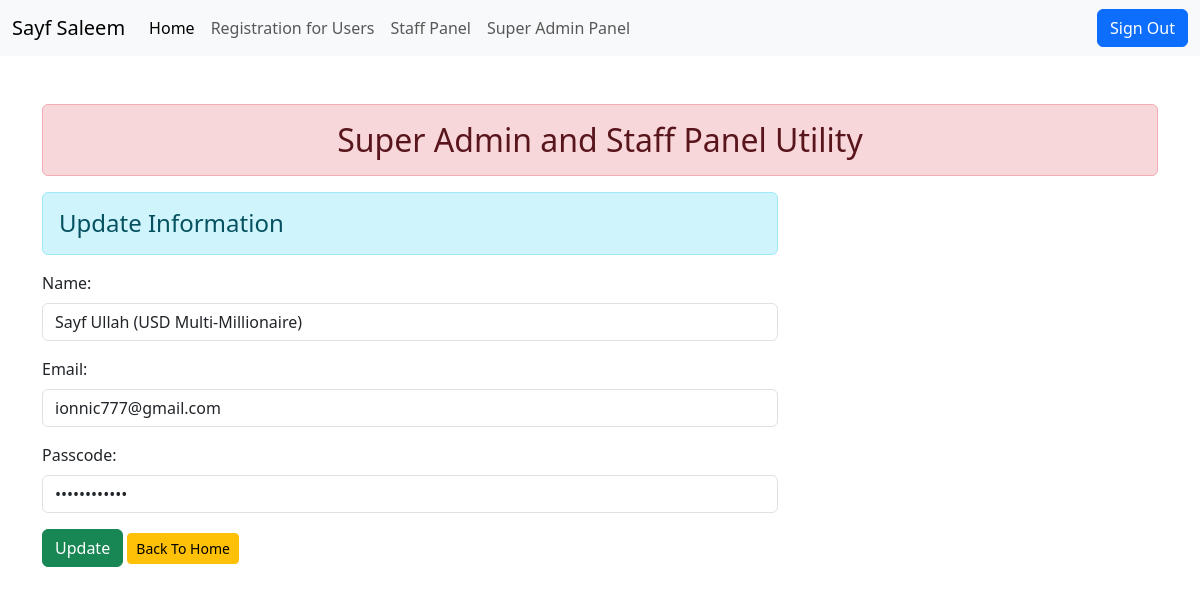
Screenshot of /update/2 (signed in) with the database file from the repository.
### main/models.py (models this page shows)
class UserRegistration(models.Model):
    name = models.CharField(max_length=50)
    email = models.EmailField(max_length=254)
    passcode = models.CharField(max_length=50)

### main/views.py (the view, shortened to what this page needs)
# urls.py: path('update/<int:id>',views.Update.as_view(),name='update'),
class Update(LoginRequiredMixin,View):
    def get(self,request,id):
        pi = UserRegistration.objects.get(pk=id)
        fm = UsersReg(instance=pi)
        return render(request,'update.html',context={'form':fm})

### main/forms.py
class UsersReg(ModelForm):
    class Meta:
        model = UserRegistration
        fields = ['name','email','passcode',]
        widgets = {
            'name': forms.TextInput(attrs={'class': 'form-control'}),
            'email': forms.TextInput(attrs={'class': 'form-control'}),
            'passcode': forms.PasswordInput(attrs={'class': 'form-control'},render_value=True),
        }

### main/templates/update.html
{% extends "base.html" %}
{% block content %}
<div class="row">
    <div class="col-sm-8 offset 2">
        <h4 class="alert alert-info">Update Information</h4>
        <form action="" method="post">{% csrf_token %}
            {{form.as_p}}
            <input type="submit" class="btn btn-success" value="Update">
            <a href="/" class="btn btn-warning btn-sm">Back To Home</a>
        </form>
    </div>
</div>
{% endblock content %}

### rows the page displays
UserRegistration: name "Sayf Ullah (USD Multi-Millionaire)", email "ionnic777@gmail.com"
